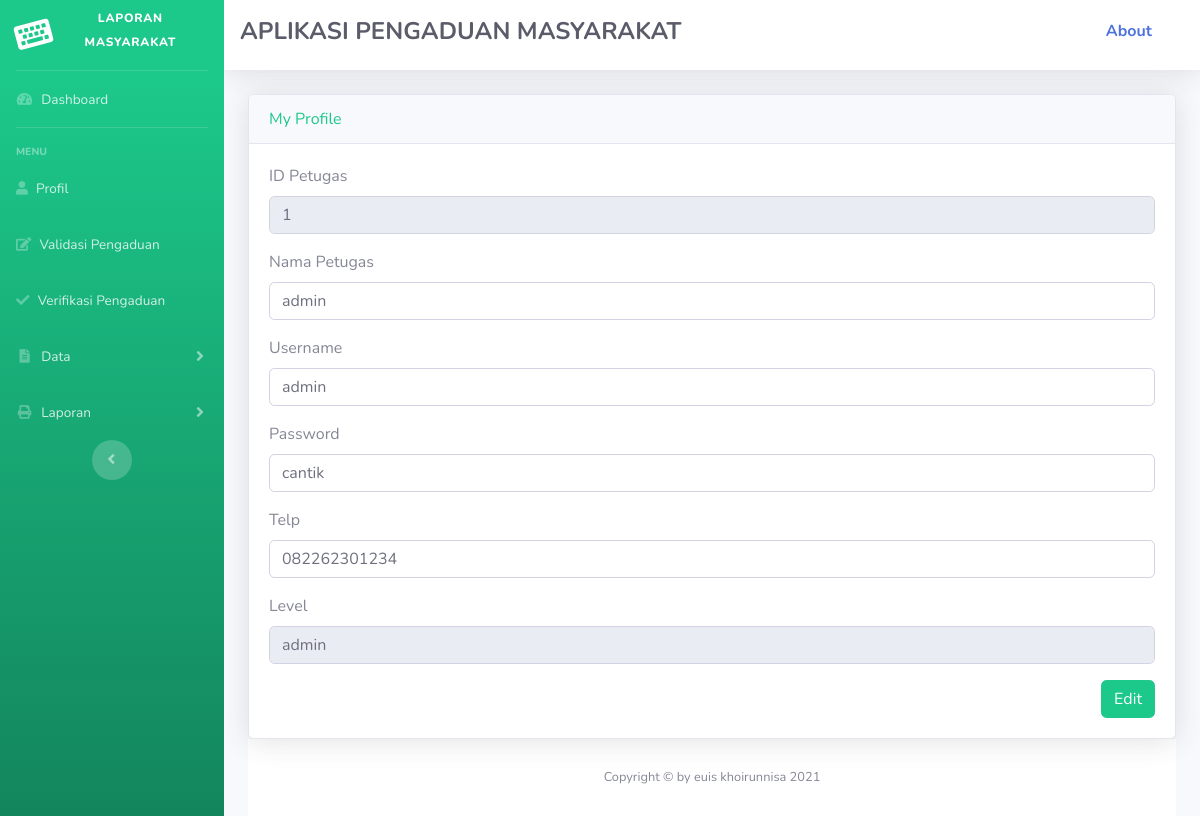
/admin/admin.php?url=profil (signed in), run on an earlier commit of the app's database.
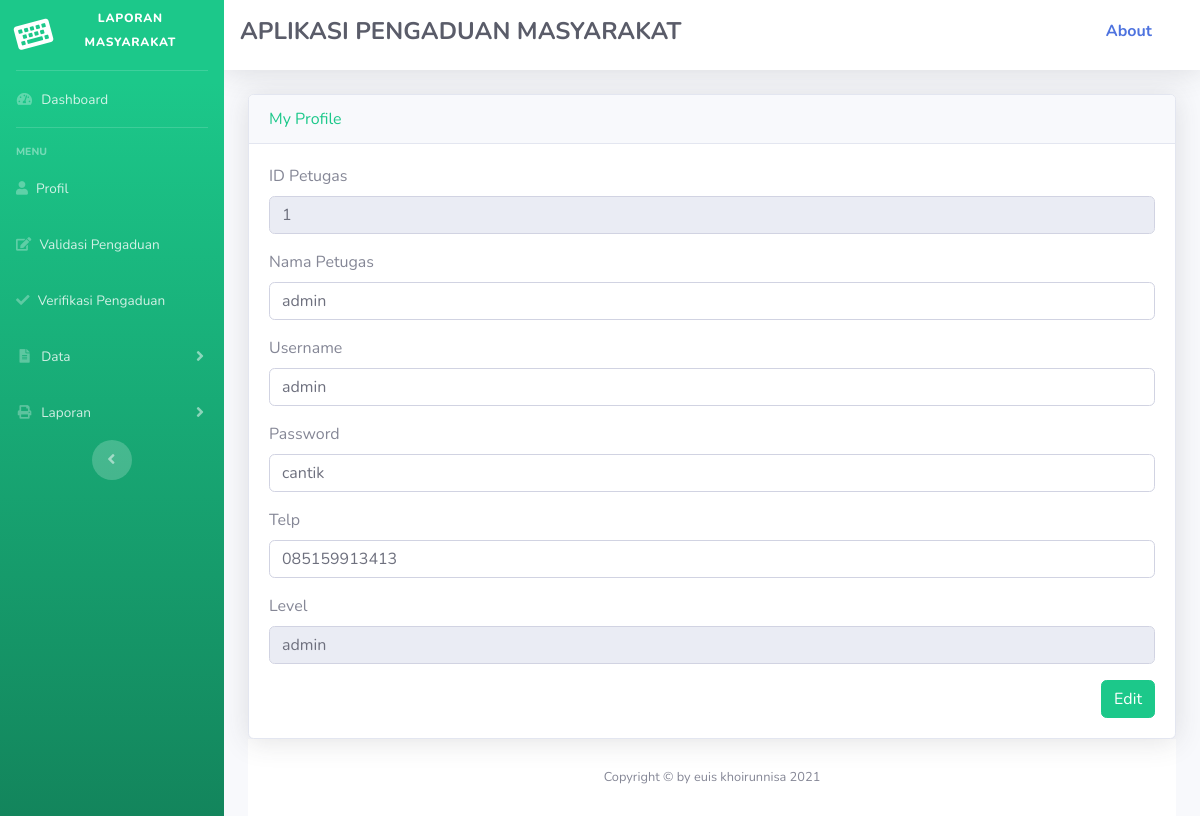
And on a later commit of the database.
### tables this page shows
CREATE TABLE `petugas` (
  `id_petugas` int(11) NOT NULL,
  `nama_petugas` varchar(35) NOT NULL,
  `username` varchar(25) NOT NULL,
  `password` varchar(32) NOT NULL,
  `telp` varchar(12) NOT NULL,
  `level` enum('admin','petugas','','') NOT NULL
);

### admin/profil.php (the view)
<div class="card shadow">
    <div class="card-header text-success">
        My Profile
    </div>
    <div class="card-body">
    <?php
    require '../koneksi.php';
    $sqli=mysqli_query($konek, "select * from petugas where id_petugas='$_SESSION[id_petugas]' ");
    if($data=mysqli_fetch_array($sqli))
    {
        ?>
        <form action="update_admin.php" method="post" class="form-horizontal" enctype="multipart/form-data">
            <div class="form-group cols-sm-6">
                <label>ID Petugas</label>
                <input type="text" name="id_petugas" value="<?php echo $data['id_petugas']; ?> " class="form-control" readonly>
            </div>
            <div class="form-group cols-sm-6">
                <label>Nama Petugas</label>
                <input type="text" name="nama_petugas" value="<?php echo $data['nama_petugas']; ?>" class="form-control">
            </div>
            <div class="form-group cols-sm-6">
                <label>Username</label>
                <input type="text" name="username" value="<?php echo $data['username']; ?>" class="form-control">
            </div>
            <div class="form-group cols-sm-6">
                <label>Password</label>
                <input type="text" name="password" value="<?php echo $data['password']; ?>" class="form-control">
            </div>
            <div class="form-group cols-sm-6">
                <label>Telp</label>
                <input type="text" name="telp" value="<?php echo $data['telp']; ?>" class="form-control">
            </div>
            <div class="form-group cols-sm-6">
                <label>Level</label>
                <input type="text" name="level" value="<?php echo $data['level']; ?>" class="form-control" readonly>
            </div>
                <input type="submit" value="Edit" class="btn btn-success float-right">
        </form>
    <?php } ?>

What changed in the data, as far as the page shows it:
changed petugas "admin": telp "082262301234" → "085159913413"
